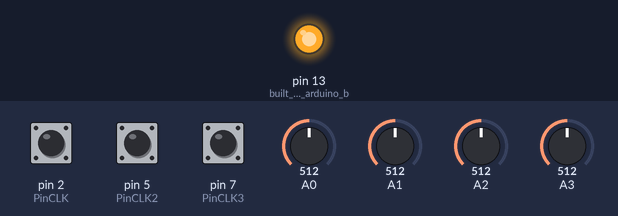
A sketch run on a simulated Arduino Leonardo, built with avr-gcc and run on an emulated ATmega32U4. On the bench: output pins drawn as LEDs (lit = HIGH). Inputs (shaded band) come from the test bench; at power-on: pin 2 (PinCLK) HIGH, pin 5 (PinCLK2) HIGH, pin 7 (PinCLK3) HIGH, A0 = 512, A1 = 512, A2 = 512, A3 = 512. USB keyboard and mouse output is not drawn; what the sketch prints to the serial monitor is not drawn.

Above: at 0.1 s.
At 1.5 s:
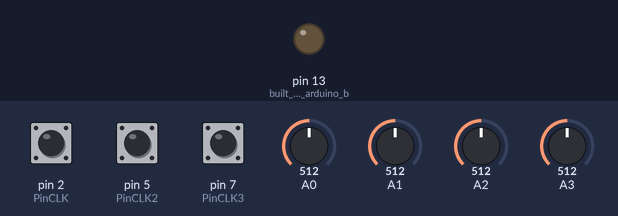
Timing chart, 0 to 3.0 s (numbered marks = the images above):
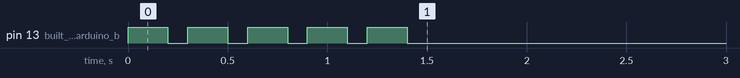

The sketch:

JoystickDemo-merge.ino
```cpp
#include <Joystick.h>


/*
 *
 * XPLDirect Demo
 *
 *
 */

#include <Joystick.h>

// Create Joystick
Joystick_ Joystick;
int throttle1_ = 0;
int throttle2_ = 0;

int prop1_ = 0;
int prop2_ = 0;


// Rotary Encoder Module connections
const int PinDT=4;    // DATA signal
const int PinCLK=2;    // CLOCK signal

const int PinDT2=6;    // DATA signal
const int PinCLK2=5;    // CLOCK signal


const int PinDT3=8;    // DATA signal
const int PinCLK3=7;    // CLOCK signal

const int Button1=0;    // Up Button
const int Button2=1;    // Down Button
const int Button3=2;    // Up Button
const int Button4=3;    // Down Button
const int Button5=4;    // Down Button
const int Button6=5;    // Down Button

 int counter1 = 0;
 int pinCLKState1;
 int pinCLKPreviousState1;


 int counter2 = 0;
 int pinCLKState2;
 int pinCLKPreviousState2;

   int counter3 = 0;
 int pinCLKState3;
 int pinCLKPreviousState3;

 int counter = 0;


void setup()
{
  Joystick.setXAxisRange(40, 981);
  Joystick.setYAxisRange(40, 981);

  Joystick.setRudderRange(40, 981);
  Joystick.setThrottleRange(40, 981);

    Serial.begin(9600);


  pinMode(LED_BUILTIN, OUTPUT);     // built in LED on arduino board for debug and demonstration purposes
  pinMode(A0, INPUT);
  pinMode(A1, INPUT);
  pinMode(A2, INPUT);
  pinMode(A3, INPUT);

   pinMode (PinCLK,INPUT);
   pinMode (PinDT,INPUT);


   pinMode (PinCLK2,INPUT);
   pinMode (PinDT2,INPUT);


  Joystick.begin(true);

  pinCLKPreviousState1 = digitalRead(PinCLK);
  pinCLKPreviousState2 = digitalRead(PinCLK2);
  pinCLKPreviousState3 = digitalRead(PinCLK3);


  ErrorBlink(LED_BUILTIN, 5);       // let everyone know we are awake

 //Initialize serial and wait for port to open:
  while (!Serial)
  {
    ErrorBlink(LED_BUILTIN, 2);
    delay(300);
  }

  digitalWrite(LED_BUILTIN, LOW);
}


void loop()
{
  throttle1_ = analogRead(A2);
  throttle1_ = map(throttle1_,0,1023, 45,980);
  throttle2_ = analogRead(A3);
  throttle2_ = map(throttle2_,0,1023, 45,980);
  prop1_ = analogRead(A0);
  prop1_ = map(prop1_,0,1023, 45,980);
  prop2_ = analogRead(A1);
  prop2_ = map(prop2_,0,1023, 45,980);
  Serial.println("Prop1a:"); Serial.println(prop1_);
  Serial.println("Prop2a:"); Serial.println(prop2_);
  Serial.println("Throttle1:"); Serial.println(throttle1_);
  Serial.println("Throttle2:"); Serial.println(throttle2_);

  Joystick.setXAxis(prop1_);
  Joystick.setYAxis(prop2_);
  Joystick.setThrottle(throttle1_);
  Joystick.setRudder(throttle2_);

    pinCLKState1 = digitalRead(PinCLK); // Reads the "current" state of the PinCLK
   // If the previous and the current state of the outputA are different, that means a Pulse has occured
   if (pinCLKState1 != pinCLKPreviousState1){
     // If the PinDT state is different to the PinCLK state, that means the encoder is rotating clockwise
     if (digitalRead(PinDT) != pinCLKState1) {
       counter ++;
       tapButtonUp();
     } else {
       counter --;
       tapButtonDown();

     }

   }
   pinCLKPreviousState1 = pinCLKState1; // Updates the previous state of the PinCLK with the current state


   pinCLKState2 = digitalRead(PinCLK2); // Reads the "current" state of the outputA
   // If the previous and the current state of the outputA are different, that means a Pulse has occured
   if (pinCLKState2 != pinCLKPreviousState2){
     // If the outputB state is different to the outputA state, that means the encoder is rotating clockwise
     if (digitalRead(PinDT2) != pinCLKState2) {
       counter2 ++;
       tapButtonUp2();
     } else {
       counter2 --;
       tapButtonDown2();

     }

   }
   pinCLKPreviousState2 = pinCLKState2; // Updates the previous state of the outputA with the current state

    pinCLKState3 = digitalRead(PinCLK3); // Reads the "current" state of the PinCLK3
   // If the previous and the current state of the PinCLK3 are different, that means a Pulse has occured
   if (pinCLKState3 != pinCLKPreviousState3){
     // If the PinDT3 state is different to the PinCLK3 state, that means the encoder is rotating clockwise
     if (digitalRead(PinDT3) != pinCLKState3) {
       counter3 ++;
       tapButtonUp3();
     } else {
       counter3 --;
       tapButtonDown3();

     }

   }
   pinCLKPreviousState3 = pinCLKState3; // Updates the previous state of the outputA with the current state

}


 // Check if Rotary Encoder was moved
void tapButtonUp() {
  Joystick.setButton(Button1, 1);
  Joystick.setButton(Button2, 0);
  delay(150);
  Joystick.setButton(Button1, 0);
  Joystick.setButton(Button2, 0);
}

void tapButtonDown() {
  Joystick.setButton(Button1, 0);
  Joystick.setButton(Button2, 1);
  delay(150);
  Joystick.setButton(Button1, 0);
  Joystick.setButton(Button2, 0);
}

 // Check if Rotary Encoder was moved
void tapButtonUp2() {
  Joystick.setButton(Button3, 1);
  Joystick.setButton(Button4, 0);
  delay(50);
  Joystick.setButton(Button3, 0);
  Joystick.setButton(Button4, 0);
}

void tapButtonDown2() {
  Joystick.setButton(Button3, 0);
  Joystick.setButton(Button4, 1);
  delay(50);
  Joystick.setButton(Button3, 0);
  Joystick.setButton(Button4, 0);
}

 // Check if Rotary Encoder was moved
void tapButtonUp3() {
  Joystick.setButton(Button5, 1);
  Joystick.setButton(Button6, 0);
  delay(50);
  Joystick.setButton(Button5, 0);
  Joystick.setButton(Button6, 0);
}

void tapButtonDown3() {
  Joystick.setButton(Button5, 0);
  Joystick.setButton(Button6, 1);
  delay(50);
  Joystick.setButton(Button5, 0);
  Joystick.setButton(Button6, 0);
}

void ErrorBlink(int pin, int count)
{
  for (int i = 0; i< count; i++)
  {
   digitalWrite(pin, HIGH);
   delay(200);
   digitalWrite(pin, LOW);
   delay(100);
  }
}
```
